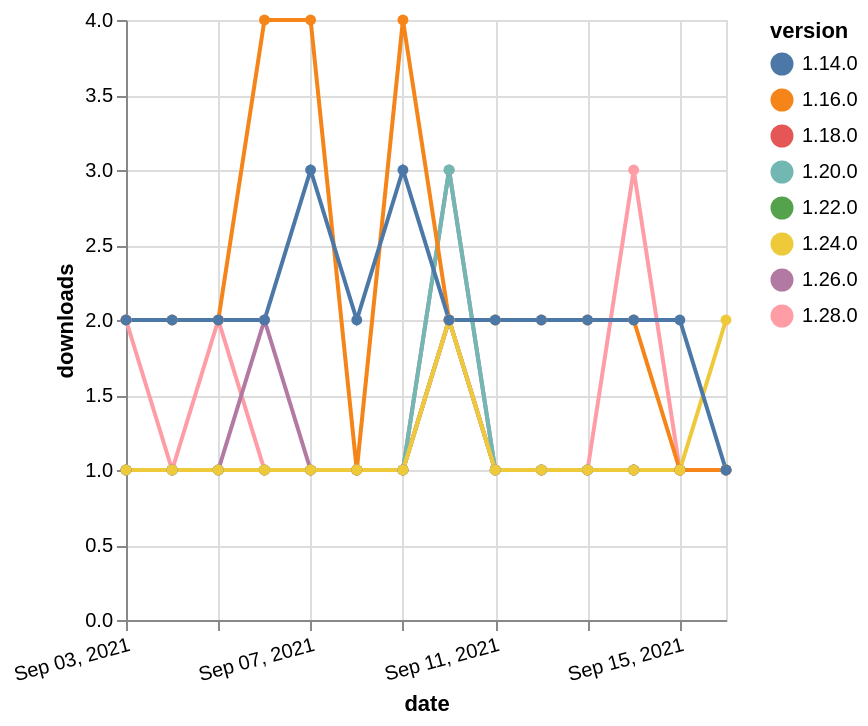

The Vega-Lite source for this figure:
### Vega-Lite specification from a JSON file in a GitHub repository (floating-point values rounded to 4 significant figures)
{"$schema": "https://vega.github.io/schema/vega-lite/v5.json", "description": "A simple bar chart with embedded data.", "data": {"values": [{"date": "2021-09-03", "total": 248, "delta": 1, "version": "1.18.0"}, {"date": "2021-09-04", "total": 249, "delta": 1, "version": "1.18.0"}, {"date": "2021-09-05", "total": 250, "delta": 1, "version": "1.18.0"}, {"date": "2021-09-06", "total": 251, "delta": 1, "version": "1.18.0"}, {"date": "2021-09-07", "total": 252, "delta": 1, "version": "1.18.0"}, {"date": "2021-09-08", "total": 253, "delta": 1, "version": "1.18.0"}, {"date": "2021-09-09", "total": 254, "delta": 1, "version": "1.18.0"}, {"date": "2021-09-10", "total": 256, "delta": 2, "version": "1.18.0"}, {"date": "2021-09-11", "total": 257, "delta": 1, "version": "1.18.0"}, {"date": "2021-09-12", "total": 258, "delta": 1, "version": "1.18.0"}, {"date": "2021-09-13", "total": 259, "delta": 1, "version": "1.18.0"}, {"date": "2021-09-14", "total": 260, "delta": 1, "version": "1.18.0"}, {"date": "2021-09-15", "total": 261, "delta": 1, "version": "1.18.0"}, {"date": "2021-09-16", "total": 262, "delta": 1, "version": "1.18.0"}, {"date": "2021-09-03", "total": 181, "delta": 1, "version": "1.22.0"}, {"date": "2021-09-04", "total": 182, "delta": 1, "version": "1.22.0"}, {"date": "2021-09-05", "total": 183, "delta": 1, "version": "1.22.0"}, {"date": "2021-09-06", "total": 184, "delta": 1, "version": "1.22.0"}, {"date": "2021-09-07", "total": 185, "delta": 1, "version": "1.22.0"}, {"date": "2021-09-08", "total": 186, "delta": 1, "version": "1.22.0"}, {"date": "2021-09-09", "total": 187, "delta": 1, "version": "1.22.0"}, {"date": "2021-09-10", "total": 189, "delta": 2, "version": "1.22.0"}, {"date": "2021-09-11", "total": 190, "delta": 1, "version": "1.22.0"}, {"date": "2021-09-12", "total": 191, "delta": 1, "version": "1.22.0"}, {"date": "2021-09-13", "total": 192, "delta": 1, "version": "1.22.0"}, {"date": "2021-09-14", "total": 193, "delta": 1, "version": "1.22.0"}, {"date": "2021-09-15", "total": 194, "delta": 1, "version": "1.22.0"}, {"date": "2021-09-16", "total": 195, "delta": 1, "version": "1.22.0"}, {"date": "2021-09-03", "total": 114, "delta": 2, "version": "1.28.0"}, {"date": "2021-09-04", "total": 115, "delta": 1, "version": "1.28.0"}, {"date": "2021-09-05", "total": 117, "delta": 2, "version": "1.28.0"}, {"date": "2021-09-06", "total": 118, "delta": 1, "version": "1.28.0"}, {"date": "2021-09-07", "total": 119, "delta": 1, "version": "1.28.0"}, {"date": "2021-09-08", "total": 120, "delta": 1, "version": "1.28.0"}, {"date": "2021-09-09", "total": 121, "delta": 1, "version": "1.28.0"}, {"date": "2021-09-10", "total": 123, "delta": 2, "version": "1.28.0"}, {"date": "2021-09-11", "total": 124, "delta": 1, "version": "1.28.0"}, {"date": "2021-09-12", "total": 125, "delta": 1, "version": "1.28.0"}, {"date": "2021-09-13", "total": 126, "delta": 1, "version": "1.28.0"}, {"date": "2021-09-14", "total": 129, "delta": 3, "version": "1.28.0"}, {"date": "2021-09-15", "total": 130, "delta": 1, "version": "1.28.0"}, {"date": "2021-09-16", "total": 131, "delta": 1, "version": "1.28.0"}, {"date": "2021-09-03", "total": 172, "delta": 1, "version": "1.26.0"}, {"date": "2021-09-04", "total": 173, "delta": 1, "version": "1.26.0"}, {"date": "2021-09-05", "total": 174, "delta": 1, "version": "1.26.0"}, {"date": "2021-09-06", "total": 176, "delta": 2, "version": "1.26.0"}, {"date": "2021-09-07", "total": 177, "delta": 1, "version": "1.26.0"}, {"date": "2021-09-08", "total": 178, "delta": 1, "version": "1.26.0"}, {"date": "2021-09-09", "total": 179, "delta": 1, "version": "1.26.0"}, {"date": "2021-09-10", "total": 182, "delta": 3, "version": "1.26.0"}, {"date": "2021-09-11", "total": 183, "delta": 1, "version": "1.26.0"}, {"date": "2021-09-12", "total": 184, "delta": 1, "version": "1.26.0"}, {"date": "2021-09-13", "total": 185, "delta": 1, "version": "1.26.0"}, {"date": "2021-09-14", "total": 186, "delta": 1, "version": "1.26.0"}, {"date": "2021-09-15", "total": 187, "delta": 1, "version": "1.26.0"}, {"date": "2021-09-16", "total": 188, "delta": 1, "version": "1.26.0"}, {"date": "2021-09-03", "total": 331, "delta": 1, "version": "1.20.0"}, {"date": "2021-09-04", "total": 332, "delta": 1, "version": "1.20.0"}, {"date": "2021-09-05", "total": 333, "delta": 1, "version": "1.20.0"}, {"date": "2021-09-06", "total": 334, "delta": 1, "version": "1.20.0"}, {"date": "2021-09-07", "total": 335, "delta": 1, "version": "1.20.0"}, {"date": "2021-09-08", "total": 336, "delta": 1, "version": "1.20.0"}, {"date": "2021-09-09", "total": 337, "delta": 1, "version": "1.20.0"}, {"date": "2021-09-10", "total": 340, "delta": 3, "version": "1.20.0"}, {"date": "2021-09-11", "total": 341, "delta": 1, "version": "1.20.0"}, {"date": "2021-09-12", "total": 342, "delta": 1, "version": "1.20.0"}, {"date": "2021-09-13", "total": 343, "delta": 1, "version": "1.20.0"}, {"date": "2021-09-14", "total": 344, "delta": 1, "version": "1.20.0"}, {"date": "2021-09-15", "total": 345, "delta": 1, "version": "1.20.0"}, {"date": "2021-09-16", "total": 346, "delta": 1, "version": "1.20.0"}, {"date": "2021-09-03", "total": 2483, "delta": 2, "version": "1.16.0"}, {"date": "2021-09-04", "total": 2485, "delta": 2, "version": "1.16.0"}, {"date": "2021-09-05", "total": 2487, "delta": 2, "version": "1.16.0"}, {"date": "2021-09-06", "total": 2491, "delta": 4, "version": "1.16.0"}, {"date": "2021-09-07", "total": 2495, "delta": 4, "version": "1.16.0"}, {"date": "2021-09-08", "total": 2496, "delta": 1, "version": "1.16.0"}, {"date": "2021-09-09", "total": 2500, "delta": 4, "version": "1.16.0"}, {"date": "2021-09-10", "total": 2502, "delta": 2, "version": "1.16.0"}, {"date": "2021-09-11", "total": 2504, "delta": 2, "version": "1.16.0"}, {"date": "2021-09-12", "total": 2506, "delta": 2, "version": "1.16.0"}, {"date": "2021-09-13", "total": 2508, "delta": 2, "version": "1.16.0"}, {"date": "2021-09-14", "total": 2510, "delta": 2, "version": "1.16.0"}, {"date": "2021-09-15", "total": 2511, "delta": 1, "version": "1.16.0"}, {"date": "2021-09-16", "total": 2512, "delta": 1, "version": "1.16.0"}, {"date": "2021-09-03", "total": 160, "delta": 1, "version": "1.24.0"}, {"date": "2021-09-04", "total": 161, "delta": 1, "version": "1.24.0"}, {"date": "2021-09-05", "total": 162, "delta": 1, "version": "1.24.0"}, {"date": "2021-09-06", "total": 163, "delta": 1, "version": "1.24.0"}, {"date": "2021-09-07", "total": 164, "delta": 1, "version": "1.24.0"}, {"date": "2021-09-08", "total": 165, "delta": 1, "version": "1.24.0"}, {"date": "2021-09-09", "total": 166, "delta": 1, "version": "1.24.0"}, {"date": "2021-09-10", "total": 168, "delta": 2, "version": "1.24.0"}, {"date": "2021-09-11", "total": 169, "delta": 1, "version": "1.24.0"}, {"date": "2021-09-12", "total": 170, "delta": 1, "version": "1.24.0"}, {"date": "2021-09-13", "total": 171, "delta": 1, "version": "1.24.0"}, {"date": "2021-09-14", "total": 172, "delta": 1, "version": "1.24.0"}, {"date": "2021-09-15", "total": 173, "delta": 1, "version": "1.24.0"}, {"date": "2021-09-16", "total": 175, "delta": 2, "version": "1.24.0"}, {"date": "2021-09-03", "total": 2366, "delta": 2, "version": "1.14.0"}, {"date": "2021-09-04", "total": 2368, "delta": 2, "version": "1.14.0"}, {"date": "2021-09-05", "total": 2370, "delta": 2, "version": "1.14.0"}, {"date": "2021-09-06", "total": 2372, "delta": 2, "version": "1.14.0"}, {"date": "2021-09-07", "total": 2375, "delta": 3, "version": "1.14.0"}, {"date": "2021-09-08", "total": 2377, "delta": 2, "version": "1.14.0"}, {"date": "2021-09-09", "total": 2380, "delta": 3, "version": "1.14.0"}, {"date": "2021-09-10", "total": 2382, "delta": 2, "version": "1.14.0"}, {"date": "2021-09-11", "total": 2384, "delta": 2, "version": "1.14.0"}, {"date": "2021-09-12", "total": 2386, "delta": 2, "version": "1.14.0"}, {"date": "2021-09-13", "total": 2388, "delta": 2, "version": "1.14.0"}, {"date": "2021-09-14", "total": 2390, "delta": 2, "version": "1.14.0"}, {"date": "2021-09-15", "total": 2392, "delta": 2, "version": "1.14.0"}, {"date": "2021-09-16", "total": 2393, "delta": 1, "version": "1.14.0"}]}, "width": "container", "mark": {"type": "line", "point": {"filled": true}}, "encoding": {"x": {"field": "date", "type": "temporal", "timeUnit": "yearmonthdate", "title": "date", "axis": {"labelAngle": -15}}, "y": {"field": "delta", "type": "quantitative", "title": "downloads"}, "color": {"field": "version", "type": "nominal"}, "tooltip": {"field": "delta"}}}
